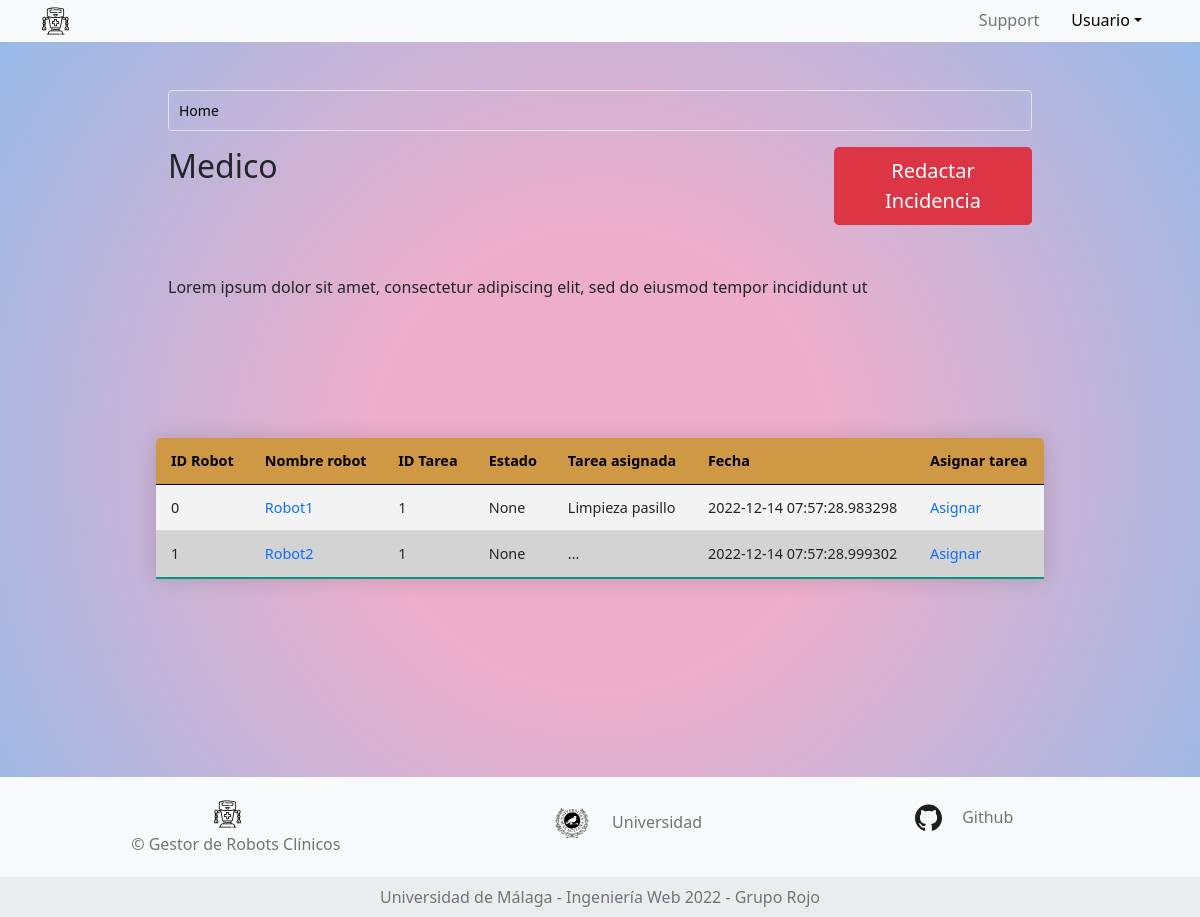
The page /doctor on the database as committed earlier.
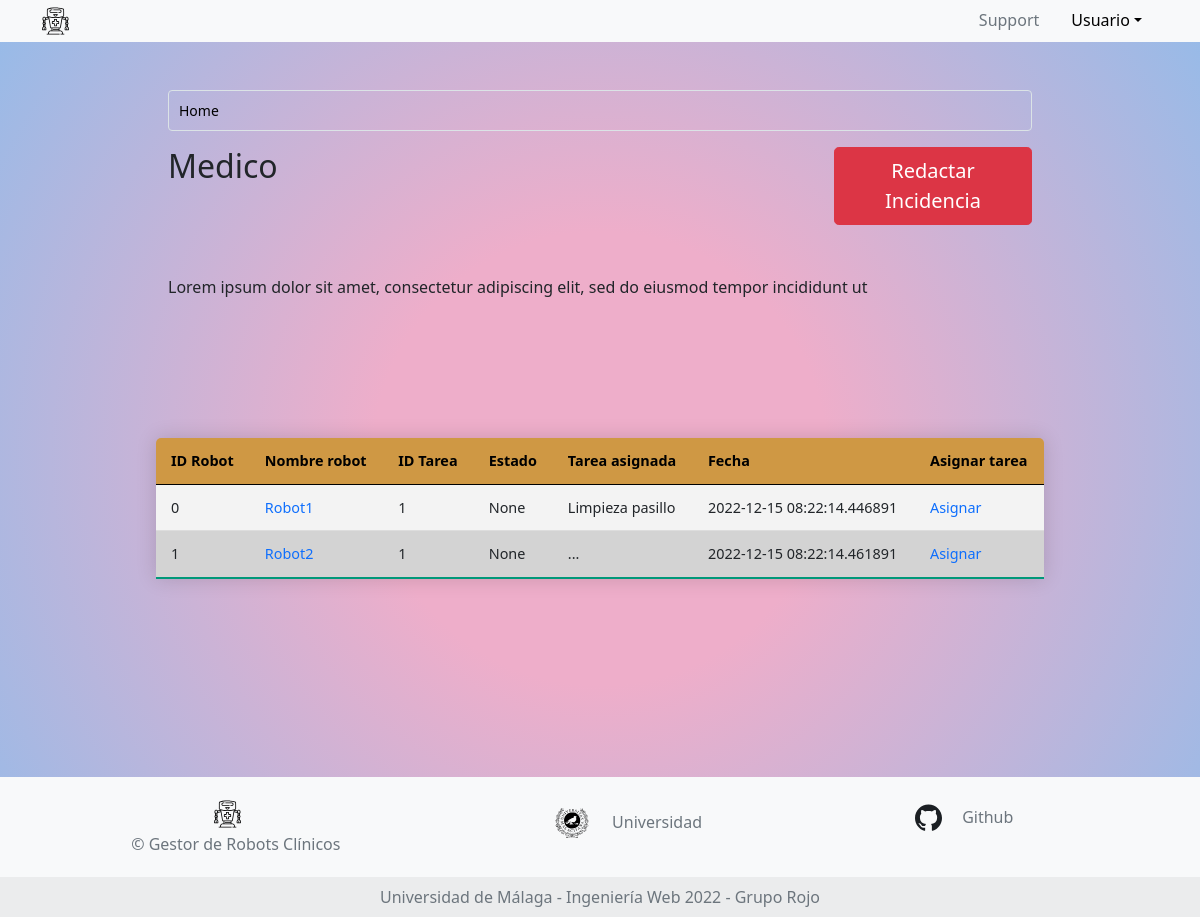
The same page on the database as committed later.
### app.py (models this page shows, shortened)
class Tabla_Medico(db.Model):
    __tablename__ = 'Tabla medico'
    id_robot = db.Column(db.String(150),db.ForeignKey(Robots.id))
    name_robot = db.Column(db.String(150),nullable=False, primary_key= True )
    id_Tareas = db.Column(db.String(100), db.ForeignKey(Tareas.id))
    estado = db.Column(db.String(150),nullable=False )
    tipoTarea = db.Column(db.String(150), nullable=False)
    date = db.Column(db.DateTime, default=datetime.utcnow)
    estado = db.Column(db.String(150), nullable=True)

### app.py (the view)
@app.route("/doctor", methods=["GET", "POST"])
def doctor():
    robots_db = db.session.query(Robots).all()
    tareas_db = db.session.query(Tareas).all()
    accion_db = db.session.query(Tabla_Medico).all()
    return render_template('template_medico.jinja', robots = robots_db, tareas = tareas_db, acciones=accion_db)

### templates/template_medico.jinja (shortened to what this page needs)
{% extends 'base.jinja' %}
{% block content %}
<body class="bg">
  <div class="main-container row p-5 mx-0 justify-content-center align-items-center align-self-center">
    <div class="row col-md-10 px-3">
      <nav aria-label="breadcrumb">
        <ol class="breadcrumb breadcrumb-custom">
          <li class="breadcrumb-item active" aria-current="page"><span>Home</span></li>
        </ol>
      </nav>
    </div>
    <div class="row col-md-10 px-3">
      <div class="col-sm-9">
        <legend>
          <h2>Medico</h2>
        </legend>
      </div>
      <div class="col-sm-3"><button type="button" onclick="location.href='/doctor/formularioIncidencia'" class="btn btn-danger btn-lg">Redactar Incidencia</button></div>
      <p class="padd">
        Lorem ipsum dolor sit amet, consectetur adipiscing elit, sed do eiusmod tempor incididunt ut
      </p>
    </div>
    <fieldset class="text-black col-md-10 px-3 bot2">
      <form method="GET" class="mt-5 row justify-content-center table-sortable">
        <div>
          <table class="table">
            <thead>
              <tr>
                <th scope="col">ID Robot</th>
                <th scope="col">Nombre robot</th>
                <th scope="col">ID Tarea</th>
                <th scope="col">Estado</th>
                <th scope="col">Tarea asignada</th>
                <th scope="col">Fecha</th>
                <th scope="col">Asignar tarea</th>
              </tr>
            </thead>
            <tbody>
              {% for tablas in acciones %}
              <tr>
                <td>{{tablas.id_robot}}</td>
                <td><a href="/doctor/{{tablas.id_robot}}">{{tablas.name_robot}}</td>
                <td>{{tablas.id_Tareas}}</td>
                <td>{{tablas.estado}}</td>
                <td>{{tablas.tipoTarea}}</td>
                <td>{{tablas.date}}</td>
                <td>
                  <a href="/asignacionTareas/{{tablas.name_robot}}">Asignar</a>
                </td>
                </tr>
              {% endfor %}
            </tbody>
          </table>
        </div>
      </form>
    </fieldset>
    {% endblock %}

Rows that differ between the two databases and show on the page:
changed Tabla_Medico "Robot1": date "2022-12-14 07:57:28.983298" → "2022-12-15 08:22:14.446891"
changed Tabla_Medico "Robot2": date "2022-12-14 07:57:28.999302" → "2022-12-15 08:22:14.461891"
